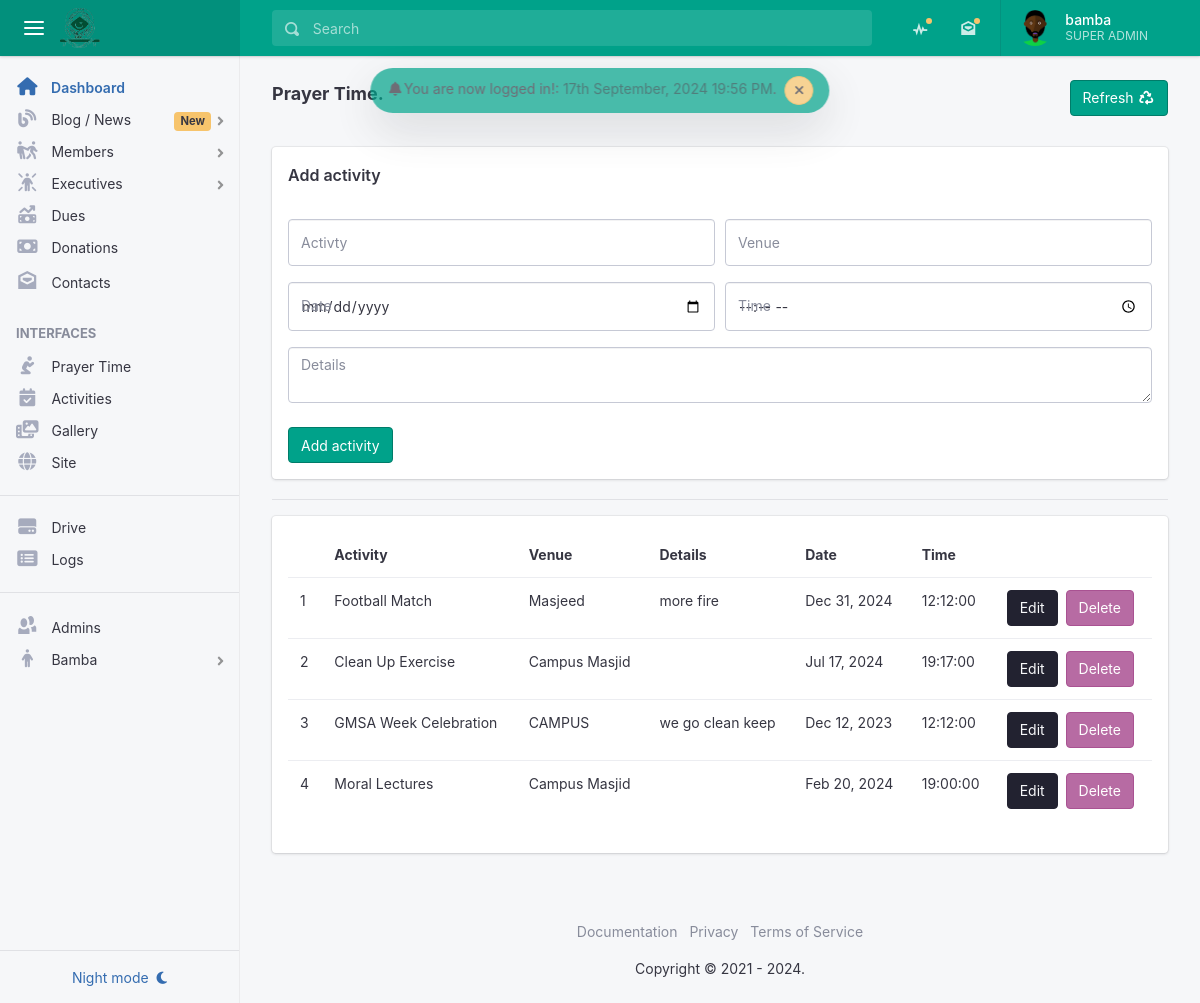
The app's page /admin/activity.php (signed in) with its own data.
### tables this page shows
CREATE TABLE `gmsa_admin` (
  `id` int(11) NOT NULL,
  `admin_id` varchar(300) DEFAULT NULL,
  `admin_fullname` varchar(255) NOT NULL,
  `admin_email` varchar(175) NOT NULL,
  `admin_password` varchar(255) NOT NULL,
  `admin_profile` text DEFAULT NULL,
  `admin_joined_date` datetime NOT NULL DEFAULT current_timestamp(),
  `admin_last_login` datetime DEFAULT NULL,
  `admin_permissions` varchar(255) NOT NULL,
  `admin_status` tinyint(4) NOT NULL DEFAULT 0
);

CREATE TABLE `gmsa_activities` (
  `id` bigint(20) NOT NULL,
  `activity_id` varchar(300) DEFAULT NULL,
  `activity` varchar(500) DEFAULT NULL,
  `activity_details` text DEFAULT NULL,
  `activity_venue` varchar(300) DEFAULT NULL,
  `activity_created_by` varchar(300) DEFAULT NULL,
  `activity_updated_by` varchar(300) DEFAULT NULL,
  `activity_date` date DEFAULT NULL,
  `activity_time` time NOT NULL,
  `createdAt` timestamp NOT NULL DEFAULT current_timestamp(),
  `updatedAt` datetime DEFAULT NULL ON UPDATE current_timestamp(),
  `status` tinyint(4) NOT NULL DEFAULT 0
);

### admin/activity.php (the view, shortened to what the rows shown need)
<?php
    require_once ("../db_connection/conn.php");
    include ("includes/head.php");
    include ("includes/header.php");
    include ("includes/aside.php");
    $sql = "
        SELECT * FROM gmsa_activities
        WHERE status = ?
    ";
    $statement = $conn->prepare($sql);
    $statement->execute([0]);
    $count_activity = $statement->rowCount();
    $rows = $statement->fetchAll();
?>
    <main class="app-main">
        <div class="wrapper">
            <div class="page">
                <div class="page-inner">
                    <div class="page-section">
                        <div class="card">
                            <div class="card-body">
                                <div class="table-responsive">
                                    <table class="table">
                                        <thead>
                                            <tr>
                                                <th></th>
                                                <th>Activity</th>
                                                <th>Venue</th>
                                                <th>Details</th>
                                                <th>Date</th>
                                                <th>Time</th>
                                                <th></th>
                                            </tr>
                                        </thead>
                                        <tbody>
                                        <?php if ($count_activity > 0): ?>
                                            <?php $i = 1; foreach ($rows as $row): ?>
                                                <tr>
                                                    <td><?= $i; ?></td>
                                                    <td><?= ucwords($row['activity']); ?></td>
                                                    <td><?= ucwords($row['activity_venue']); ?></td>
                                                    <td><?= $row['activity_details']; ?></td>
                                                    <td><?= pretty_date_notime($row['activity_date']); ?></td>
                                                    <td><?= $row['activity_time']; ?></td>
                                                    <td>
                                                        <a href="?edit=<?= $row['activity_id']; ?>" class="btn btn-dark">Edit</a>&nbsp;
                                                        <a href="?delete=<?= $row['activity_id']; ?>" class="btn btn-danger">Delete</a>
                                                    </td>
                                                </tr>
                                            <?php $i++; endforeach; ?>
                                        <?php else: ?>
                                            <tr>
                                                <td colspan="5">No data found under activity table.</td>
                                            </tr>
                                        <?php endif ?>
                                        </tbody>
                                    </table>
                                </div>
                            </div>
                        </div>
                    </div>
                </div>
            </div>
        </div>
    <?php include ("includes/footer.php"); ?>

### admin/includes/header.php (shortened to what the rows shown need)
<div class="app">
    <header class="app-header app-header-dark bg-success">
        <div class="top-bar">
            <div class="top-bar-list">
                <div class="top-bar-item top-bar-item-right px-0 d-none d-sm-flex">
                    <div class="dropdown d-none d-md-flex">
                        <button class="btn-account" type="button" data-toggle="dropdown" aria-haspopup="true" aria-expanded="false"> <span class="account-summary pr-lg-4 d-none d-lg-block"><span class="account-name"><?= $admin_data['admin_fullname']; ?> </span> <span class="account-description"><?= provide_admin_title($admin_data['admin_permissions']); ?></span></span></button>
                    </div>
                </div>
            </div>
        </div>
    </header>

### admin/includes/aside.php (shortened to what the rows shown need)
<aside class="app-aside app-aside-expand-md app-aside-light">
    <div class="aside-content">
        <div class="aside-menu overflow-hidden">
            <nav id="stacked-menu" class="stacked-menu">
                <ul class="menu">
                    <li class="menu-item has-child">
                        <a href="javascript:;" class="menu-link"><span class="menu-icon fa-solid fa-person"></span> <span class="menu-text"><?= ucwords($admin_data['admin_fullname']); ?> </span></a>
                    </li>
                </ul>
            </nav>
        </div>
    </div>
</aside>

### records on screen
gmsa_admin: admin_fullname "bamba", admin_permissions "SUPER ADMIN", admin_fullname "Bamba"
gmsa_activities: activity "Football Match", activity_venue "Masjeed", activity_details "more fire", activity_date "Dec 31, 2024", activity_time "12:12:00"
gmsa_activities: activity "Clean Up Exercise", activity_venue "Campus Masjid", activity_date "Jul 17, 2024", activity_time "19:17:00"
gmsa_activities: activity "GMSA Week Celebration", activity_venue "CAMPUS", activity_details "we go clean keep", activity_date "Dec 12, 2023", activity_time "12:12:00"
gmsa_activities: activity "Moral Lectures", activity_venue "Campus Masjid", activity_date "Feb 20, 2024", activity_time "19:00:00"

### other values on screen
$_SESSION['flash_success'] "You are now logged in!"
